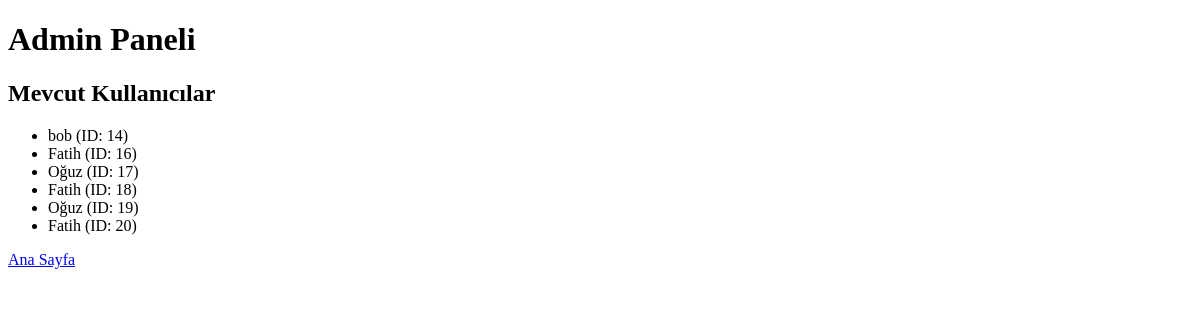
/admin, run on an earlier commit of the app's database.
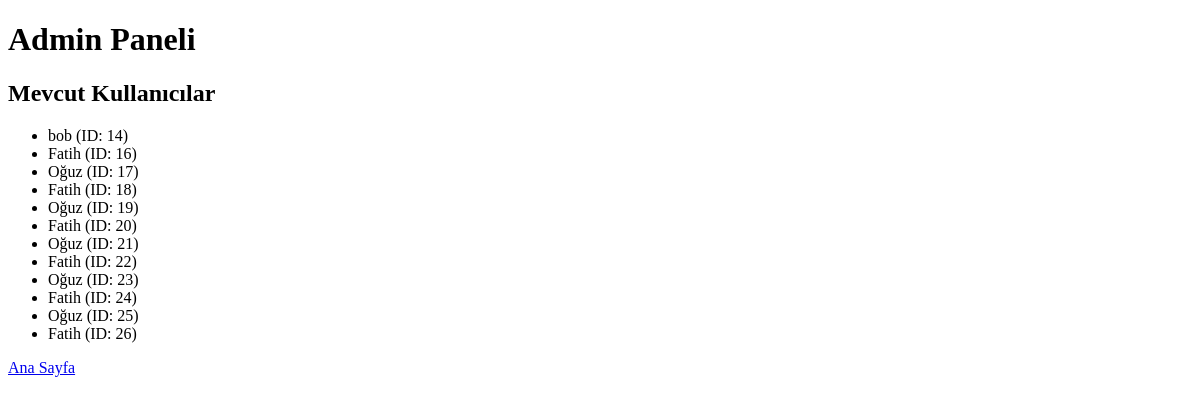
And on a later commit of the database.
### tables this page shows
CREATE TABLE users (id INTEGER PRIMARY KEY AUTOINCREMENT, username TEXT);

### app.py (the view)
@app.route('/admin', methods=["GET", "POST"])
def admin():
    conn = sqlite3.connect('users.db')
    c = conn.cursor()
    c.execute("SELECT * FROM users")
    users = c.fetchall()
    if request.method == "POST":
        user_id = request.form.get("user_id")
        c.execute("DELETE FROM users WHERE id=?", (user_id,))
        conn.commit()
    c.execute("SELECT * FROM users")
    users = c.fetchall()
    conn.close()
    return render_template("admin.html", users=users)

### templates/admin.html (shortened to what this page needs)
<!doctype html>
<html>
<head>
</head>
<body>
    <h1>Admin Paneli</h1>
    <h2>Mevcut Kullanıcılar</h2>
    <ul>
        {% for user in users %}
            <li>{{ user[1] }} (ID: {{ user[0] }})</li>
        {% endfor %}
    </ul>
    <a href="/">Ana Sayfa</a>
</body>
</html>

What changed in the data, as far as the page shows it:
added users: username "Oğuz", id "21"
added users: username "Fatih", id "22"
added users: username "Oğuz", id "23"
added users: username "Fatih", id "24"
added users: username "Oğuz", id "25"
added users: username "Fatih", id "26"
